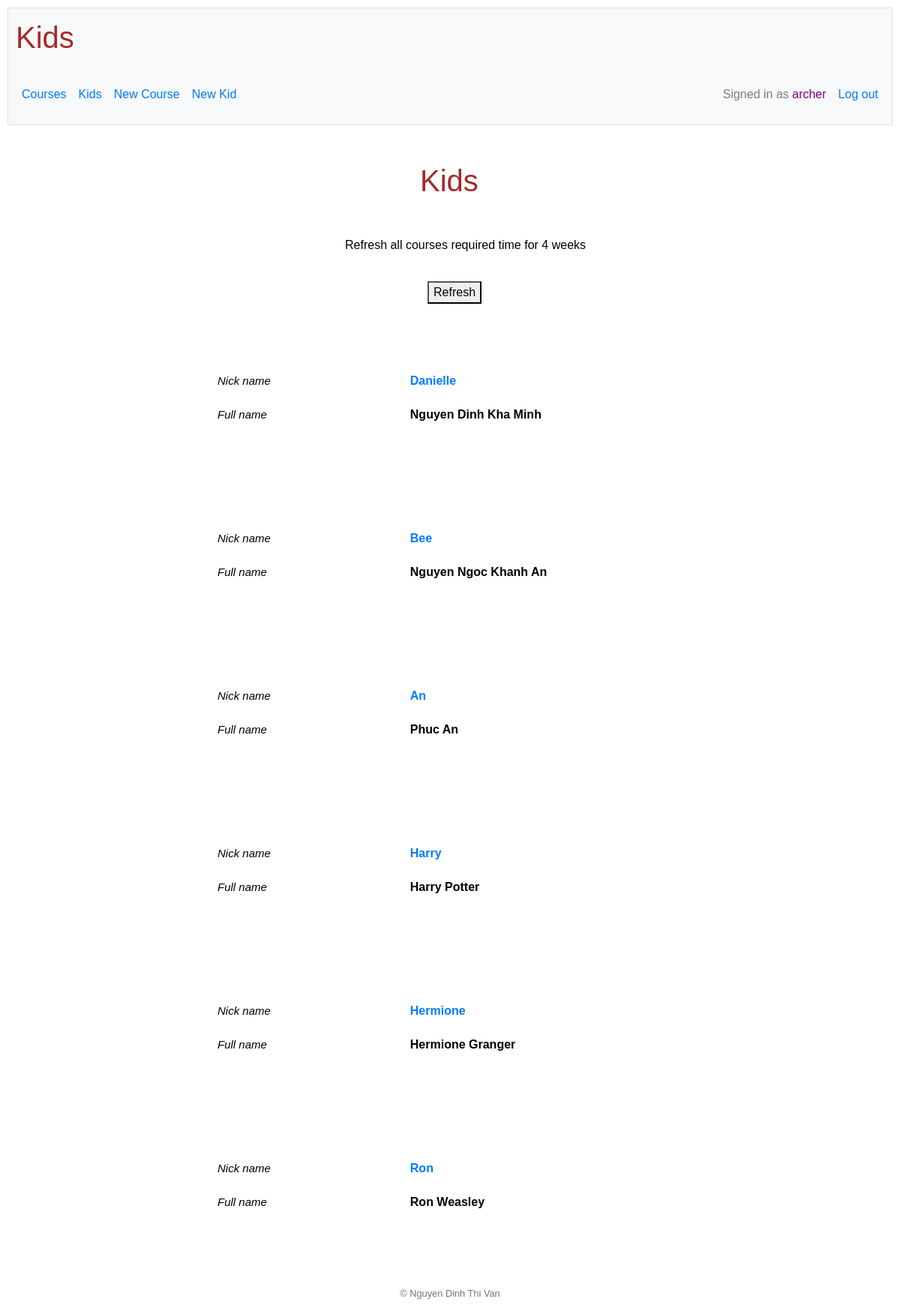
The app's page /kids (signed in) with its own data.
### kids/models.py (models this page shows, shortened)
class User(AbstractUser):
    account = models.PositiveIntegerField(default=0)
    last_refresh_date = models.DateField(blank=True, null=True)
    next_refresh_date = models.DateField(blank=True, null=True)

class Kid(models.Model):
    nickname = models.CharField(max_length=255)
    full_name = models.CharField(max_length=255)
    birthday = models.DateField()
    parent = models.ForeignKey(User, blank=True, null=True, on_delete=models.CASCADE, related_name='creators')
    time = models.IntegerField(default=672)
    class Gender(models.TextChoices):
        FEMALE = 'FE', 'Female'
        MALE = 'MA', 'Male'
    gender = models.CharField(
        max_length=2,
        choices=Gender.choices
    )
    class Status(models.IntegerChoices):
        VERY_LOW = 1
        LOW = 2
        NORMAL = 3
        GOOD = 4
        EXCELLENT = 5
    status = models.IntegerField(choices=Status.choices)
    physical_growth = models.IntegerField(choices=Status.choices, default=3)
    motor = models.IntegerField(choices=Status.choices, default=3)
    cog_int = models.IntegerField(choices=Status.choices, default=3)
    social_emotional = models.IntegerField(choices=Status.choices, default=3)
    language_communication = models.IntegerField(choices=Status.choices, default=3)
    gender_growth = models.IntegerField(choices=Status.choices, default=3)
    race = models.IntegerField(choices=Status.choices, default=3)

### kids/views.py (the view, shortened to what this page needs)
    def wrapper(request, *args, **kwargs):
        user = User.objects.get(username = request.user.username)
        today = date.today()
        days = days_between(str(today), str(user.next_refresh_date))
        return f(request, *args, **kwargs)

### kids/helpers.py (called while the page is built)
def days_between(d1, d2):
    d1 = datetime.strptime(d1, '%Y-%m-%d')
    d2 = datetime.strptime(d2, '%Y-%m-%d')
    return (d2 - d1).days

### kids/views.py (called while the page is built, shortened)
def monthly_refresh(f):
    def wrapper(request, *args, **kwargs):
        user = User.objects.get(username = request.user.username)
        today = date.today()
        days = days_between(str(today), str(user.next_refresh_date))
        return f(request, *args, **kwargs)
    return wrapper

@login_required
@monthly_refresh
def kids(request):
    return render(request, "kids/kids.html", {
        "kids": Kid.objects.filter(parent=request.user)
    })

### kids/templates/kids/kids.html (shortened to what this page needs)
{% extends "kids/layout.html" %}
{% block main %}
    <h1 class="page-title">Kids</h1>
    <div style="margin: 50px 0 50px 450px;">
        <p>Refresh all courses required time for 4 weeks</p>
        <form onsubmit="return confirm('Do you really want to reset all time for your kids?');" action="{% url 'kids:refresh_duration' %}" method="post">
            <button style="margin: 20px 0 0 80px;">Refresh</button>
        </form>
    </div>
    <ul class="no-bullet">
        {% for kid in kids %}
            <li>
                <div class="list-line-kids">
                    <div class="list-left">
                        <ul class="no-bullet">
                            <li><i class="i-left">Nick name</i></li>
                            <li><i class="i-left">Full name</i></li>
                        </ul>
                    </div>
                    <div class="list-middle">
                        <ul class="no-bullet">
                            <li><a href="{% url 'kids:kid_detail' kid_id=kid.id %}"><strong>{{ kid.nickname }}</strong></a></li>
                            <li><strong>{{ kid.full_name }}</strong></li>
                        </ul>
                    </div>
                </div>
            </li>
        {% empty %}
            <li style="font-size: 24px; color: red; margin: 50px 0 0 500px;">No kid yet</li>
            <a style="font-size: 24px; margin: 50px 0 0 450px;" href="{% url 'kids:add_kid' %}">Add your first kid</a>
        {% endfor %}
    </ul>
{% endblock %}

### kids/templates/kids/layout.html (shortened to what this page needs)
{% load static %}
<!DOCTYPE html>
<html lang="en">
    <head>
        <link rel="stylesheet" href="https://cdn.jsdelivr.net/npm/bootstrap@4.5.3/dist/css/bootstrap.min.css">
        <link rel="stylesheet" href="{% static 'kids/styles.css' %}">
    </head>
    <body>
        <nav class="navba navbar-expand-md navbar-light bg-light border">
            <a class="navbar-brand" href="{% url 'kids:index' %}"><span><h1>Kids</h1></span></a>
            <div class="collapse navbar-collapse" id="navbar">
                <ul class="navbar-nav mr-auto mt-2">
                    <li class="nav-link">
                        <a href="{% url 'kids:index' %}">
                            <b-button title="list all courses">
                                Courses
                            </b-button>
                        </a>
                    </li>
                    {% if user.is_authenticated %}
                        <li class="nav-link">
                            <a href="{% url 'kids:kids' %}">
                                <b-button title="list all your kids">
                                    Kids
                                </b-button>
                            </a>
                        </li>
                        <li class="nav-link">
                            <a href="{% url 'kids:add_course' %}">
                                <b-button title="add a new course">
                                    New Course
                                </b-button>
                            </a>
                        </li>
                        <li class="nav-link">
                            <a href="{% url 'kids:add_kid' %}">
                                <b-button title="add a new kid">
                                    New Kid
                                </b-button>
                            </a>
                        </li>
                    {% endif %}
                </ul>
                <ul class="navbar-nav ml-auto mt-2">
                    {% if user.is_authenticated %}
                        <li class="nav-link">Signed in as <span style="color: purple;">{{ user.username }}</span></li>
                        <li class="nav-link"><a href="{% url 'kids:logout' %}">Log out</a></li>
                    {% else %}
                        <li class="nav-link">Not signed in</li>
                        <li class="nav-link"><a href="{% url 'kids:login' %}">Log in</a></li>
                        <li class="nav-link"><a href="{% url 'kids:register' %}">Register</a></li>
                    {% endif %}
                </ul>
            </div>
        </nav>
        <main>
            {% block main %}{% endblock %}
        </main>
        <footer class="small text-center text-muted">
            &#169; Nguyen Dinh Thi Van
        </footer>
    </body>
</html>

### kids/static/kids/styles.css (style rules this page uses)
body { font-family: sans-serif; font-size: 16px; }
.input-line, .list-line, .list-line-kids, .list-line-detail, .list-line-detail-2 { clear: both; vertical-align: baseline; padding: 30px 0 30px 0; }
.input-left, .list-left, .list-left-detail, .list-left-detail-2 { float: left; min-width: 0; width: 22%; height: 42px; line-height: 45px; vertical-align: middle; }
.input, .list-middle, .list-middle-detail { float: left; display: block; min-width: 167px; min-height: 41px; height: 5px; width: 250px; margin-right: 50px; }
body { color: black; padding: 10px; }
main { min-height: 400px; }
nav { padding: 10px; margin-bottom: 10px; }
footer { margin-top: 50px; }
h1 { color: brown; }
li { line-height: 45px; }
.list-line-kids { margin: 50px 0 150px 200px; }
.list-middle { margin-left: 50px; }
.i-left { font-size: 15px; }
.no-bullet { list-style-type: none; }
form { margin-left: 30px; }
.page-title { margin: 50px 0 40px 550px; }

### records on screen
User: username "archer"
Kid: nickname "Danielle", full_name "Nguyen Dinh Kha Minh"
Kid: nickname "Bee", full_name "Nguyen Ngoc Khanh An"
Kid: nickname "An", full_name "Phuc An"
Kid: nickname "Harry", full_name "Harry Potter"
Kid: nickname "Hermione", full_name "Hermione Granger"
Kid: nickname "Ron", full_name "Ron Weasley"
